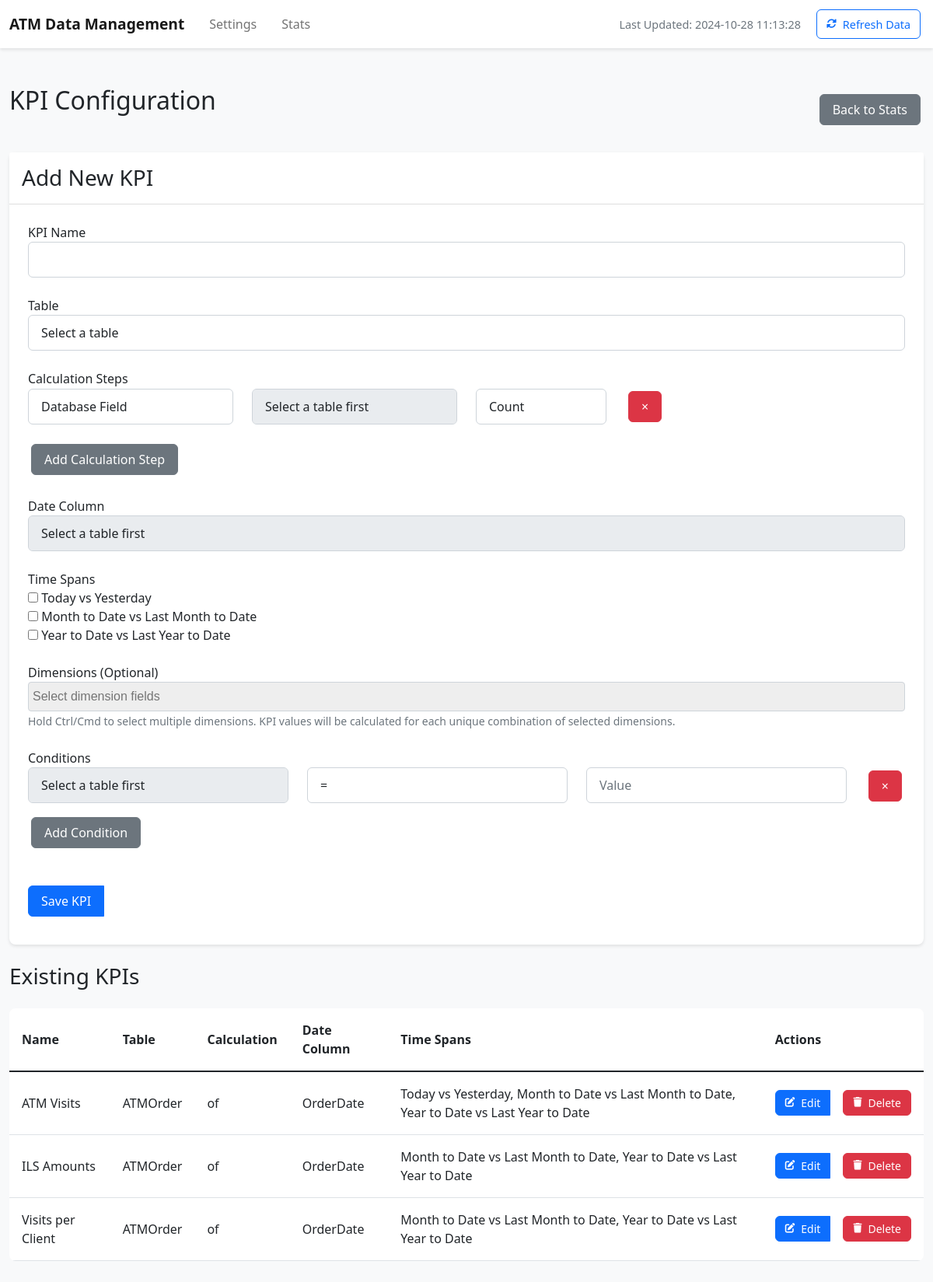
Page /stats/config on the earlier database version.
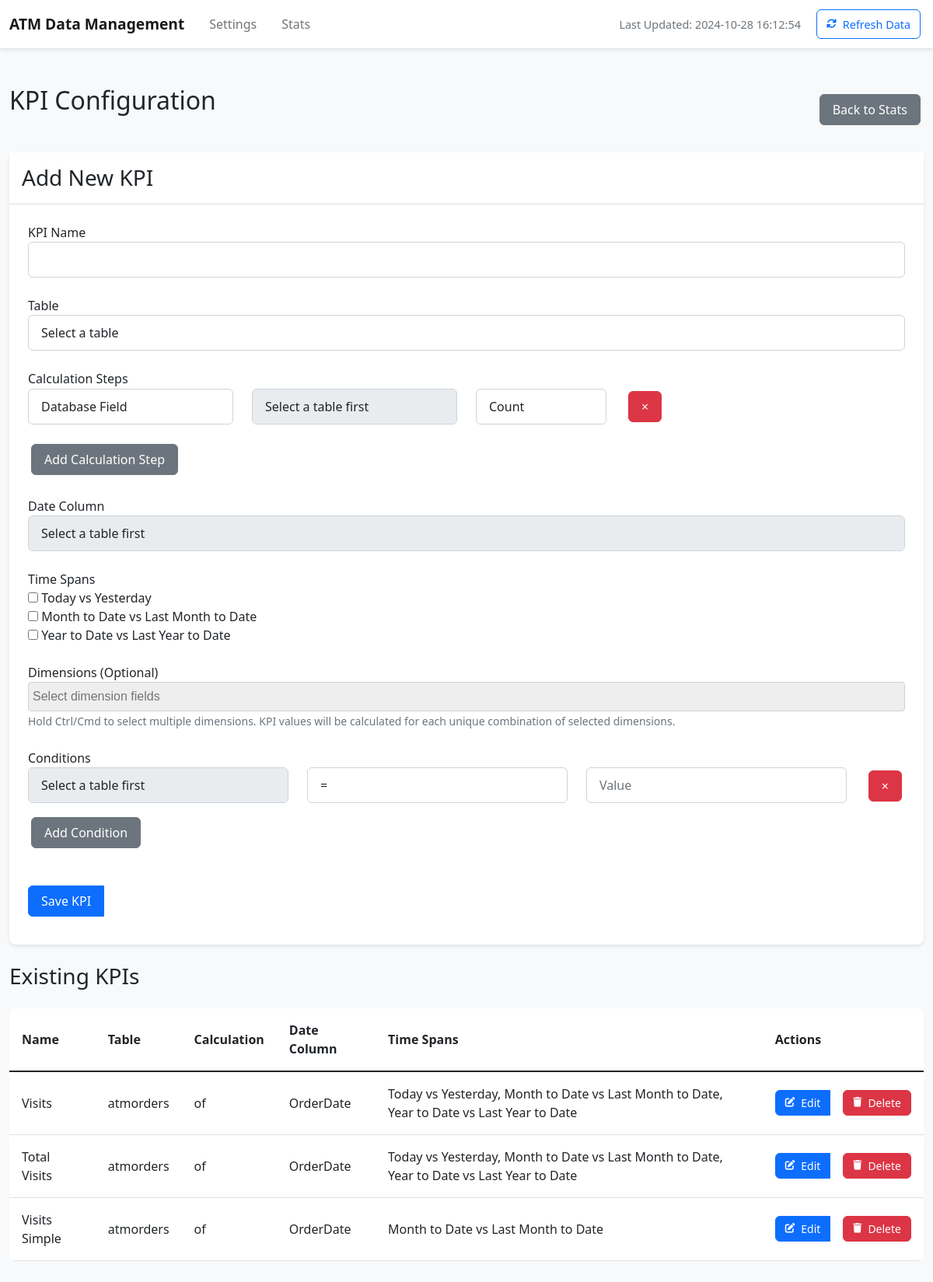
Same page on the later database version.
### tables this page shows
CREATE TABLE "KPIConfigurations" (
	id INTEGER NOT NULL, 
	name VARCHAR NOT NULL, 
	table_name VARCHAR NOT NULL, 
	date_column VARCHAR NOT NULL, 
	time_spans VARCHAR NOT NULL, 
	conditions VARCHAR NOT NULL, 
	calculation_steps VARCHAR NOT NULL, 
	dimensions VARCHAR, 
	PRIMARY KEY (id)
);

### app.py (the view)
@app.route('/stats/config')
def stats_config():
    try:
        with db_manager.local_engine.connect() as conn:
            inspector = inspect(db_manager.local_engine)
            available_tables = inspector.get_table_names()
        with db_manager.app_config_engine.connect() as conn:
            result = conn.execute(text("SELECT * FROM KPIConfigurations"))
            kpis = [row_to_dict(row) for row in result]
        time_span_pairs = [
            ["Today", "Yesterday"],
            ["Month to Date", "Last Month to Date"],
            ["Year to Date", "Last Year to Date"]
        ]
        calculation_methods = [
            "Count",
            "Distinct Count",
            "Sum",
            "Average",
            "Maximum",
            "Minimum"
        ]
        last_updated = get_last_updated()
        return render_template('stats_config.html',
                             available_tables=available_tables,
                             time_span_pairs=time_span_pairs,
                             calculation_methods=calculation_methods,
                             kpis=kpis,
                             last_updated=last_updated)
    except Exception as e:
        logger.error(f"Error in stats_config: {str(e)}")
        flash(f'Error loading KPI configurations: {str(e)}', 'error')
        return redirect(url_for('stats'))

### app.py (called while the page is built)
@app.template_filter('from_json')
def from_json_filter(value):
    return json.loads(value)

def row_to_dict(row):
    return {key: getattr(row, key) for key in row._fields}

### templates/stats_config.html (shortened to what this page needs)
{% extends "base.html" %}
{% block content %}
<div class="d-flex justify-content-between align-items-center mb-4">
    <h2>KPI Configuration</h2>
    <a href="{{ url_for('stats') }}" class="btn btn-secondary">Back to Stats</a>
</div>
<div class="card mb-4">
    <div class="card-header">
        <h3 class="card-title mb-0">
            <span id="form-title">Add New KPI</span>
        </h3>
    </div>
    <div class="card-body">
        <form id="kpi-form" method="POST">
            <div class="form-group">
                <label for="kpi_name">KPI Name</label>
                <input type="text" class="form-control" id="kpi_name" name="kpi_name" required>
            </div>
            <div class="form-group">
                <label for="table_name">Table</label>
                <select class="form-control" id="table_name" name="table_name" required>
                    <option value="">Select a table</option>
                </select>
            </div>
            <div class="form-group">
                <label>Calculation Steps</label>
                <div id="calculation-steps-container">
                    <div class="calculation-step mb-3">
                        <div class="row align-items-center">
                            <div class="col-md-3">
                                <select class="form-control step-type" required>
                                    <option value="field">Database Field</option>
                                </select>
                            </div>
                            <div class="col-md-3 field-input">
                                <select class="form-control calculation-field" disabled>
                                    <option value="">Select a table first</option>
                                </select>
                            </div>
                            <div class="col-md-2">
                                <select class="form-control calculation-method" required>
                                    {% for method in calculation_methods %}
                                    <option value="{{ method }}">{{ method }}</option>
                                    {% endfor %}
                                </select>
                            </div>
                            <div class="col-auto">
                                <button type="button" class="btn btn-danger remove-step">&times;</button>
                            </div>
                        </div>
                    </div>
                </div>
                <button type="button" class="btn btn-secondary mt-2" id="add-calculation-step">Add Calculation Step</button>
            </div>
            <div class="form-group">
                <label for="date_column">Date Column</label>
                <select class="form-control" id="date_column" name="date_column" required disabled>
                    <option value="">Select a table first</option>
                </select>
            </div>
            <div class="form-group">
                <label>Time Spans</label>
                {% for pair in time_span_pairs %}
                <div class="custom-control custom-checkbox">
                    <input type="checkbox" class="custom-control-input time-span-checkbox"
                           id="time_span_{{ loop.index0 }}"
                           name="time_span_{{ loop.index0 }}"
                           value='{{ pair|tojson|safe }}'>
                    <label class="custom-control-label" for="time_span_{{ loop.index0 }}">
                        {{ pair[0] }} vs {{ pair[1] }}
                    </label>
                </div>
                {% endfor %}
            </div>
            <div class="form-group">
                <label>Dimensions (Optional)</label>
                <small class="form-text text-muted">
                    Hold Ctrl/Cmd to select multiple dimensions. KPI values will be calculated for each unique combination of selected dimensions.
                </small>
            </div>
            <div class="form-group">
                <label>Conditions</label>
                <div id="conditions-container">
                    <div class="condition-row mb-2">
                        <div class="row">
                            <div class="col">
                                <select class="form-control condition-field" name="conditions[]" disabled>
                                    <option value="">Select a table first</option>
                                </select>
                            </div>
                            <div class="col">
                                <select class="form-control condition-operator" name="conditions[]">
                                    <option value="=">=</option>
                                </select>
                            </div>
                            <div class="col">
                                <input type="text" class="form-control condition-value" name="conditions[]" placeholder="Value">
                            </div>
                            <div class="col-auto">
                                <button type="button" class="btn btn-danger remove-condition">&times;</button>
                            </div>
                        </div>
                    </div>
                </div>
                <button type="button" class="btn btn-secondary mt-2" id="add-condition">Add Condition</button>
            </div>
            <div class="btn-group">
                <button type="submit" class="btn btn-primary" id="save-btn">Save KPI</button>
            </div>
        </form>
    </div>
</div>
<h3>Existing KPIs</h3>
{% if kpis %}
<div class="table-responsive">
    <table class="table">
        <thead>
            <tr>
                <th>Name</th>
                <th>Table</th>
                <th>Calculation</th>
                <th>Date Column</th>
                <th>Time Spans</th>
                <th>Actions</th>
            </tr>
        </thead>
        <tbody>
            {% for kpi in kpis %}
            <tr>
                <td>{{ kpi.name }}</td>
                <td>{{ kpi.table_name }}</td>
                <td>{{ kpi.calculation_method }} of {{ kpi.calculation_field }}</td>
                <td>{{ kpi.date_column }}</td>
                <td>
                    {% set spans = kpi.time_spans|from_json %}
                    {% for span in spans %}
                        {{ span[0] }} vs {{ span[1] }}{% if not loop.last %}, {% endif %}
                    {% endfor %}
                </td>
                <td>
                    <div class="btn-group">
                        <button type="button" class="btn btn-primary btn-sm edit-kpi"
                                data-kpi='{{ kpi|tojson|safe }}'
                                onclick="editKPI(this)">
                            <i class="fas fa-edit"></i> Edit
                        </button>
                        <form action="{{ url_for('delete_kpi', kpi_id=kpi.id) }}" method="POST"
                              class="d-inline"
                              onsubmit="return confirm('Are you sure you want to delete this KPI?');">
                            <button type="submit" class="btn btn-danger btn-sm">
                                <i class="fas fa-trash"></i> Delete
                            </button>
                        </form>
                    </div>
                </td>
            </tr>
            {% endfor %}
        </tbody>
    </table>
</div>
{% else %}
<p>No KPIs configured yet.</p>
{% endif %}
{% endblock %}

### templates/base.html (shortened to what this page needs)
<!DOCTYPE html>
<html lang="en">
<head>
    <link href="https://cdn.jsdelivr.net/npm/bootstrap@5.1.3/dist/css/bootstrap.min.css" rel="stylesheet">
    <link href="https://cdnjs.cloudflare.com/ajax/libs/font-awesome/6.0.0/css/all.min.css" rel="stylesheet">
    <link href="https://cdn.jsdelivr.net/npm/select2@4.1.0-rc.0/dist/css/select2.min.css" rel="stylesheet" />
</head>
<body>
    {% include 'navbar.html' %}
    <div class="container">
        {% block content %}{% endblock %}
    </div>
</body>
</html>

### templates/navbar.html (shortened to what this page needs)
<nav class="navbar navbar-expand-lg navbar-light bg-light fixed-top">
    <div class="container-fluid">
        <a class="navbar-brand" href="{{ url_for('index') }}">ATM Data Management</a>
        <div class="collapse navbar-collapse" id="navbarContent">
            <ul class="navbar-nav me-auto">
                <li class="nav-item">
                    <a class="nav-link" href="{{ url_for('settings') }}">Settings</a>
                </li>
                <li class="nav-item">
                    <a class="nav-link" href="{{ url_for('stats') }}">Stats</a>
                </li>
            </ul>
            <div class="d-flex align-items-center">
                <div class="refresh-status-container me-3">
                    <span class="last-updated" data-bs-toggle="tooltip" title="Click for details">
                        Last Updated: {{ last_updated }}
                    </span>
                </div>
                <form action="{{ url_for('refresh_data_route') }}" method="POST" class="refresh-form" id="refresh-form">
                    <button type="submit" class="btn btn-outline-primary refresh-btn">
                        <i class="fas fa-sync-alt"></i> Refresh Data
                    </button>
                </form>
            </div>
        </div>
    </div>
</nav>

### templates/base.html (style rules this page uses)
body { background-color: #f8f9fa; padding-top: 70px; }
.navbar { box-shadow: 0 2px 4px rgba(0,0,0,.1); background-color: rgba(255, 255, 255, 0.95) !important; backdrop-filter: blur(10px); -webkit-backdrop-filter: blur(10px); }
.container { padding-top: 2.5rem; padding-bottom: 2.5rem; max-width: 1400px; }
.card { box-shadow: 0 2px 4px rgba(0,0,0,.1); border: none; border-radius: 8px; margin-bottom: 2rem; }
.card-header { background-color: #fff; border-bottom: 1px solid rgba(0,0,0,.125); padding: 1rem; }
.card-body { padding: 1.5rem; }
.form-group { margin-bottom: 1.5rem; }
.table { background-color: #fff; border-radius: 8px; overflow: hidden; margin-bottom: 2rem; }
.table th, .table td { padding: 1rem; vertical-align: middle; }
.btn { border-radius: 6px; padding: 0.5rem 1rem; margin: 0.25rem; height: auto !important; min-height: 38px; white-space: nowrap; display: inline-flex; align-items: center; justify-content: center; vertical-align: middle; line-height: normal; }
.btn-group { display: inline-flex; gap: 0.5rem; flex-wrap: nowrap; align-items: stretch; margin: -0.25rem; }
.btn-group .btn { margin: 0.25rem; flex: 0 1 auto; }
.table td .btn-group { display: flex; flex-wrap: nowrap; align-items: center; min-height: 38px; }
.table td .btn { padding: 0.375rem 0.75rem; }
.btn-sm { padding: 0.25rem 0.75rem; min-height: 31px; font-size: 0.875rem; }
form .btn-group { margin-top: 1rem; margin-bottom: 0.5rem; }
.btn i { margin-right: 0.5rem; font-size: 0.9em; flex-shrink: 0; }
h2, h3 { margin-bottom: 1.5rem; }
.form-control { border-radius: 6px; padding: 0.625rem 1rem; height: auto; }
.navbar-brand { font-weight: 600; font-size: 1.2rem; }
.nav-link { font-weight: 500; padding: 0.5rem 1rem !important; transition: color 0.2s ease; }
.last-updated { font-size: 0.9rem; color: #6c757d; white-space: nowrap; }
.btn i { margin-right: 0.5rem; font-size: 0.9em; }
.btn-sm { padding: 0.25rem 0.5rem; font-size: 0.875rem; }
.table td .btn-group { margin: -0.25rem; }
.navbar .btn { padding: 0.375rem 0.75rem; font-size: 0.9rem; }

### templates/navbar.html (style rules this page uses)
.refresh-status-container { position: relative; }
.last-updated { cursor: pointer; }

Differences in the rows shown:
changed KPIConfigurations: name "ATM Visits" → "Visits"; table_name "ATMOrder" → "atmorders"
changed KPIConfigurations: name "ILS Amounts" → "Total Visits"; table_name "ATMOrder" → "atmorders"
changed KPIConfigurations: name "Visits per Client" → "Visits Simple"; table_name "ATMOrder" → "atmorders"
Other differences:
{{ last_updated }}: "2024-10-28 11:13:28" → "2024-10-28 16:12:54"
new list line: "Today vs Yesterday ,"
list line gone: "Year to Date vs Last Year to Date"
